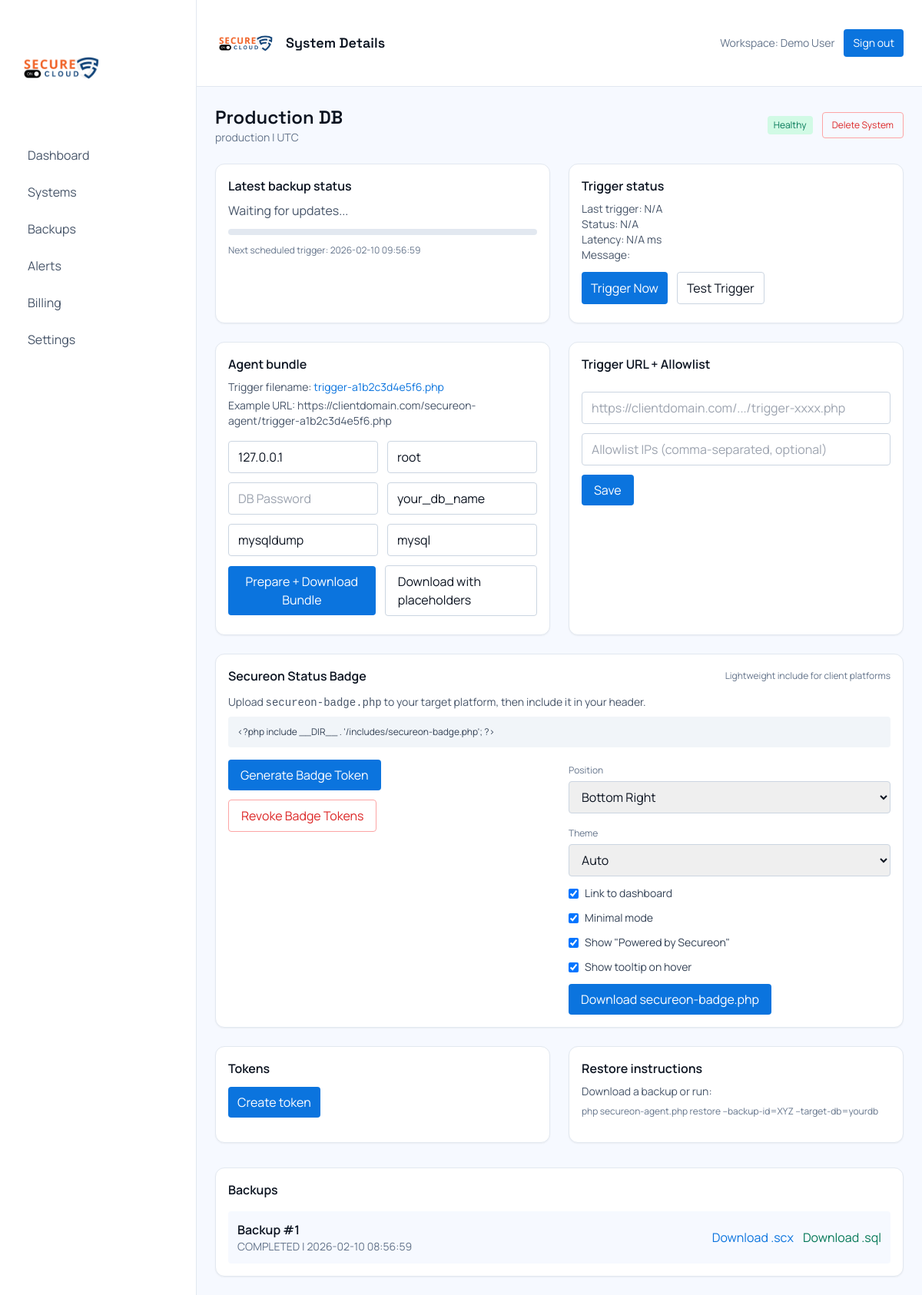
/systems/1 (signed in), run on the app's committed database.
### tables this page shows
CREATE TABLE users (
  id INT AUTO_INCREMENT PRIMARY KEY,
  name VARCHAR(120) NOT NULL,
  email VARCHAR(190) NOT NULL UNIQUE,
  password_hash VARCHAR(255) NOT NULL,
  role VARCHAR(20) DEFAULT 'user',
  status VARCHAR(20) DEFAULT 'active',
  suspended_at DATETIME NULL,
  suspension_reason TEXT NULL,
  email_verified_at DATETIME NULL,
  created_at DATETIME NOT NULL
);

CREATE TABLE systems (
  id INT AUTO_INCREMENT PRIMARY KEY,
  user_id INT NOT NULL,
  name VARCHAR(150) NOT NULL,
  environment VARCHAR(40) NOT NULL,
  status VARCHAR(30) NOT NULL,
  timezone VARCHAR(60) NOT NULL,
  secret VARCHAR(64) NOT NULL,
  trigger_url VARCHAR(500) NULL,
  trigger_path VARCHAR(120) NOT NULL,
  last_trigger_at DATETIME NULL,
  last_trigger_status VARCHAR(30) NULL,
  last_trigger_http_code INT NULL,
  last_trigger_latency_ms INT NULL,
  last_trigger_message TEXT NULL,
  expected_interval_minutes INT NULL,
  agent_ip_allowlist TEXT NULL,
  agent_last_seen_at DATETIME NULL,
  agent_last_ip VARCHAR(64) NULL,
  last_trigger_nonce VARCHAR(64) NULL,
  created_at DATETIME NOT NULL,
  FOREIGN KEY (user_id) REFERENCES users(id)
);

CREATE TABLE backups (
  id INT AUTO_INCREMENT PRIMARY KEY,
  system_id INT NOT NULL,
  user_id INT NOT NULL,
  status VARCHAR(20) NOT NULL,
  started_at DATETIME NULL,
  completed_at DATETIME NULL,
  size_bytes BIGINT NULL,
  checksum_sha256 VARCHAR(64) NULL,
  storage_path TEXT NULL,
  label VARCHAR(120) NULL,
  created_at DATETIME NOT NULL,
  FOREIGN KEY (system_id) REFERENCES systems(id),
  FOREIGN KEY (user_id) REFERENCES users(id)
);

### views/app/systems_detail.php (the view, shortened to what the rows shown need)
<div class="flex items-center justify-between">
  <div>
    <h1 class="text-2xl font-display font-semibold"><?= App\Core\Helpers::e($system['name']) ?></h1>
    <div class="text-slate-500 text-sm"><?= App\Core\Helpers::e($system['environment']) ?> | <?= App\Core\Helpers::e($system['timezone']) ?></div>
  </div>
  <div class="flex items-center gap-3">
    <?php if (empty($entitlements['active'])): ?>
      <div class="text-xs px-2 py-1 rounded bg-red-100 text-red-700">Billing required</div>
    <?php else: ?>
      <div class="text-xs px-2 py-1 rounded bg-emerald-100 text-emerald-700"><?= App\Core\Helpers::e($system['status']) ?></div>
    <?php endif; ?>
    <form method="post" action="<?= App\Core\Helpers::baseUrl('/systems/' . $system['id'] . '/delete') ?>" onsubmit="return confirm('Delete this system and all its backups? This cannot be undone.');">
      <button class="text-xs px-3 py-2 rounded border border-red-300 text-red-600 hover:bg-red-50">Delete System</button>
    </form>
  </div>
</div>
<div class="mt-6 grid md:grid-cols-2 gap-6">
  <div class="bg-white border border-slate-200 rounded-xl p-4 shadow-sm" x-data="systemStatus('<?= $system['id'] ?>')" x-init="start()">
    <div class="font-semibold">Latest backup status</div>
    <div class="mt-2 text-slate-600" x-text="statusText"></div>
    <div class="mt-3 h-2 bg-slate-200 rounded">
    </div>
    <div class="mt-3 text-xs text-slate-500">Next scheduled trigger: <?= App\Core\Helpers::e($next_trigger ?? 'N/A') ?></div>
  </div>
  <div class="bg-white border border-slate-200 rounded-xl p-4 shadow-sm">
    <div class="font-semibold">Trigger status</div>
    <div class="mt-2 text-sm text-slate-600">Last trigger: <?= App\Core\Helpers::e($system['last_trigger_at'] ?? 'N/A') ?></div>
    <div class="text-sm text-slate-600">Status: <?= App\Core\Helpers::e($system['last_trigger_status'] ?? 'N/A') ?></div>
    <div class="text-sm text-slate-600">Latency: <?= App\Core\Helpers::e($system['last_trigger_latency_ms'] ?? 'N/A') ?> ms</div>
    <div class="text-sm text-slate-600">Message: <?= App\Core\Helpers::e($system['last_trigger_message'] ?? '') ?></div>
    <div class="mt-3 flex gap-3">
      <button class="bg-brand text-white px-3 py-2 rounded" onclick="triggerNow(<?= $system['id'] ?>)">Trigger Now</button>
      <button class="border border-slate-300 px-3 py-2 rounded" onclick="testTrigger(<?= $system['id'] ?>)">Test Trigger</button>
    </div>
  </div>
</div>
<div class="mt-6 grid md:grid-cols-2 gap-6">
  <div class="bg-white border border-slate-200 rounded-xl p-4 shadow-sm">
    <div class="font-semibold">Agent bundle</div>
    <div class="mt-2 text-sm text-slate-600">Trigger filename: <span class="text-brand"><?= App\Core\Helpers::e($system['trigger_path']) ?>.php</span></div>
    <div class="mt-1 text-sm text-slate-600">Example URL: https://clientdomain.com/secureon-agent/<?= App\Core\Helpers::e($system['trigger_path']) ?>.php</div>
    <div class="mt-4 grid md:grid-cols-2 gap-3">
      <input id="bundle-db-host" type="text" value="127.0.0.1" class="px-3 py-2 rounded border border-slate-300" placeholder="DB Host">
      <input id="bundle-db-user" type="text" value="root" class="px-3 py-2 rounded border border-slate-300" placeholder="DB User">
      <input id="bundle-db-pass" type="text" value="" class="px-3 py-2 rounded border border-slate-300" placeholder="DB Password">
      <input id="bundle-db-name" type="text" value="your_db_name" class="px-3 py-2 rounded border border-slate-300" placeholder="DB Name">
      <input id="bundle-mysqldump-path" type="text" value="mysqldump" class="px-3 py-2 rounded border border-slate-300" placeholder="mysqldump path">
      <input id="bundle-mysql-path" type="text" value="mysql" class="px-3 py-2 rounded border border-slate-300" placeholder="mysql path">
    </div>
    <div class="mt-3 flex items-center gap-3">
      <button class="bg-brand text-white px-4 py-2 rounded" onclick="prepareBundle(<?= $system['id'] ?>)">Prepare + Download Bundle</button>
      <a class="border border-slate-300 px-4 py-2 rounded" href="<?= App\Core\Helpers::baseUrl('/systems/' . $system['id'] . '/download-agent') ?>">Download with placeholders</a>
    </div>
  </div>
  <div class="bg-white border border-slate-200 rounded-xl p-4 shadow-sm">
    <div class="font-semibold">Trigger URL + Allowlist</div>
    <form method="post" action="<?= App\Core\Helpers::baseUrl('/systems/' . $system['id'] . '/trigger-config') ?>" class="mt-3 space-y-3">
      <input name="trigger_url" type="text" value="<?= App\Core\Helpers::e($system['trigger_url'] ?? '') ?>" placeholder="https://clientdomain.com/.../trigger-xxxx.php" class="w-full px-3 py-2 rounded border border-slate-300">
      <input name="agent_ip_allowlist" type="text" value="<?= App\Core\Helpers::e($system['agent_ip_allowlist'] ?? '') ?>" placeholder="Allowlist IPs (comma-separated, optional)" class="w-full px-3 py-2 rounded border border-slate-300">
      <button class="bg-brand text-white px-4 py-2 rounded">Save</button>
    </form>
  </div>
</div>
<div class="mt-6 bg-white border border-slate-200 rounded-xl p-4 shadow-sm">
  <div class="flex items-center justify-between">
    <div class="font-semibold">Secureon Status Badge</div>
    <div class="text-xs text-slate-500">Lightweight include for client platforms</div>
  </div>
  <div class="mt-3 text-sm text-slate-600">
    Upload <code>secureon-badge.php</code> to your target platform, then include it in your header.
  </div>
  <div class="mt-2 rounded bg-slate-100 p-3 text-xs text-slate-700">
    &lt;?php include __DIR__ . '/includes/secureon-badge.php'; ?&gt;
  </div>
  <div class="mt-4 grid md:grid-cols-2 gap-6">
    <div class="space-y-3">
      <form method="post" action="<?= App\Core\Helpers::baseUrl('/systems/' . $system['id'] . '/badge-token/create') ?>">
        <button class="bg-brand text-white px-4 py-2 rounded">Generate Badge Token</button>
      </form>
      <form method="post" action="<?= App\Core\Helpers::baseUrl('/systems/' . $system['id'] . '/badge-token/revoke') ?>" onsubmit="return confirm('Revoke all badge tokens for this system? Existing badge scripts will stop working.');">
        <button class="border border-red-300 text-red-600 px-4 py-2 rounded hover:bg-red-50">Revoke Badge Tokens</button>
      </form>
    </div>
    <form method="get" action="<?= App\Core\Helpers::baseUrl('/systems/' . $system['id'] . '/download-badge') ?>" class="space-y-3">
      <div>
        <label class="text-xs text-slate-500">Position</label>
        <select name="position" class="mt-1 w-full px-3 py-2 rounded border border-slate-300">
          <option value="bottom-right" selected>Bottom Right</option>
        </select>
      </div>
      <div>
        <label class="text-xs text-slate-500">Theme</label>
        <select name="theme" class="mt-1 w-full px-3 py-2 rounded border border-slate-300">
          <option value="auto" selected>Auto</option>
        </select>
      </div>
      <label class="flex items-center gap-2 text-sm text-slate-700">
        <input type="checkbox" name="link_to_dashboard" value="1" checked> Link to dashboard
      </label>
      <label class="flex items-center gap-2 text-sm text-slate-700">
        <input type="checkbox" name="minimal_mode" value="1" checked> Minimal mode
      </label>
      <label class="flex items-center gap-2 text-sm text-slate-700">
        <input type="checkbox" name="show_powered_by" value="1" checked> Show "Powered by Secureon"
      </label>
      <label class="flex items-center gap-2 text-sm text-slate-700">
        <input type="checkbox" name="show_tooltip" value="1" checked> Show tooltip on hover
      </label>
      <button class="bg-brand text-white px-4 py-2 rounded">Download secureon-badge.php</button>
    </form>
  </div>
</div>
<div class="mt-6 grid md:grid-cols-2 gap-6">
  <div class="bg-white border border-slate-200 rounded-xl p-4 shadow-sm">
    <div class="font-semibold">Tokens</div>
    <button class="mt-3 bg-brand text-white px-3 py-2 rounded" onclick="createToken(<?= $system['id'] ?>)">Create token</button>
  </div>
  <div class="bg-white border border-slate-200 rounded-xl p-4 shadow-sm">
    <div class="font-semibold">Restore instructions</div>
    <div class="mt-2 text-slate-600 text-sm">Download a backup or run:</div>
    <div class="mt-2 text-xs text-slate-500">php secureon-agent.php restore --backup-id=XYZ --target-db=yourdb</div>
  </div>
</div>
<div class="mt-8 bg-white border border-slate-200 rounded-xl p-4 shadow-sm">
  <div class="font-semibold">Backups</div>
  <div class="mt-4 space-y-2">
    <?php foreach ($backups as $b): ?>
      <div class="flex items-center justify-between bg-mist rounded p-3">
        <div>
          <div class="font-semibold">Backup #<?= $b['id'] ?></div>
          <div class="text-slate-500 text-sm"><?= App\Core\Helpers::e($b['status']) ?> | <?= App\Core\Helpers::e($b['created_at']) ?></div>
        </div>
        <div class="flex gap-3">
          <button class="text-brand" onclick="signDownload(<?= $b['id'] ?>)">Download .scx</button>
          <a class="text-emerald-700" href="<?= App\Core\Helpers::baseUrl('/backups/' . $b['id'] . '/download-sql') ?>">Download .sql</a>
        </div>
      </div>
    <?php endforeach; ?>
  </div>
</div>
<?php $content = ob_get_clean(); $pageTitle = 'System Details'; include __DIR__ . '/../layouts/app.php'; ?>

### app/Core/Router.php (shortened to what the rows shown need)
<?php
class Router
{
    private $routes = [];
    private function add($method, $path, $handler, $middleware)
    {
        $this->routes[] = compact('method', 'path', 'handler', 'middleware');
    }
    public function dispatch()
    {
        $uri = parse_url($_SERVER['REQUEST_URI'], PHP_URL_PATH);
        $method = $_SERVER['REQUEST_METHOD'];
        $config = require __DIR__ . '/config.php';
        foreach ($this->routes as $route) {
            if ($method !== $route['method']) {
                continue;
            }
            $pattern = preg_replace('#\{([a-zA-Z_][a-zA-Z0-9_]*)\}#', '(?P<$1>[^/]+)', $route['path']);
            $pattern = '#^' . $pattern . '$#';
            if (preg_match($pattern, $uri, $matches)) {
                [$controller, $action] = explode('@', $route['handler']);
                $instance = new $class();
                $params = array_filter($matches, 'is_string', ARRAY_FILTER_USE_KEY);
                call_user_func_array([$instance, $action], $params);
                return;
            }
        }
    }
}

### views/layouts/app.php (shortened to what the rows shown need)
<!DOCTYPE html>
<html lang="en">
<head>
  <script src="https://cdn.tailwindcss.com"></script>
</head>
<body class="bg-mist text-ink font-body">
  <div class="min-h-screen flex">
    <aside class="w-64 bg-white border-r border-slate-200 px-6 py-8 hidden md:block">
      <a href="<?= Helpers::baseUrl('/dashboard') ?>" class="inline-flex items-center">
        <img src="<?= Helpers::logoUrl() ?>" alt="Secureon.cloud logo" class="h-28 w-28 object-contain rounded">
      </a>
      <div class="mt-8 space-y-2 text-slate-600">
        <a href="<?= Helpers::baseUrl('/dashboard') ?>" class="block px-3 py-2 rounded hover:bg-slate-100 hover:text-ink">Dashboard</a>
        <a href="<?= Helpers::baseUrl('/systems') ?>" class="block px-3 py-2 rounded hover:bg-slate-100 hover:text-ink">Systems</a>
        <a href="<?= Helpers::baseUrl('/backups') ?>" class="block px-3 py-2 rounded hover:bg-slate-100 hover:text-ink">Backups</a>
        <a href="<?= Helpers::baseUrl('/alerts') ?>" class="block px-3 py-2 rounded hover:bg-slate-100 hover:text-ink">Alerts</a>
        <a href="<?= Helpers::baseUrl('/billing') ?>" class="block px-3 py-2 rounded hover:bg-slate-100 hover:text-ink">Billing</a>
        <a href="<?= Helpers::baseUrl('/settings') ?>" class="block px-3 py-2 rounded hover:bg-slate-100 hover:text-ink">Settings</a>
      </div>
    </aside>
    <main class="flex-1">
      <div class="flex items-center justify-between px-6 py-4 border-b border-slate-200 bg-white">
        <div class="flex items-center gap-3">
          <img src="<?= Helpers::logoUrl() ?>" alt="Secureon.cloud logo" class="h-20 w-20 object-contain rounded">
          <div class="text-lg font-display font-semibold"><?= $pageTitle ?? 'Dashboard' ?></div>
        </div>
        <div class="flex items-center gap-3">
          <span class="text-slate-500 text-sm">Workspace: <?= App\Core\Helpers::e($user['name'] ?? ''); ?></span>
          <form method="post" action="<?= Helpers::baseUrl('/logout') ?>">
            <button class="text-sm px-3 py-2 rounded bg-brand text-white hover:bg-brandDark">Sign out</button>
          </form>
        </div>
      </div>
      <div class="p-6">
        <?= $content ?>
      </div>
    </main>
  </div>
</body>
</html>

### data on the page
users: name "Demo User"
systems: name "Production DB", environment "production", timezone "UTC", status "Healthy", last_trigger_at "N/A", last_trigger_status "N/A", last_trigger_latency_ms "N/A", trigger_path "trigger-a1b2c3d4e5f6"
backups: id "1", status "COMPLETED", created_at "2026-02-10 08:56:59"
